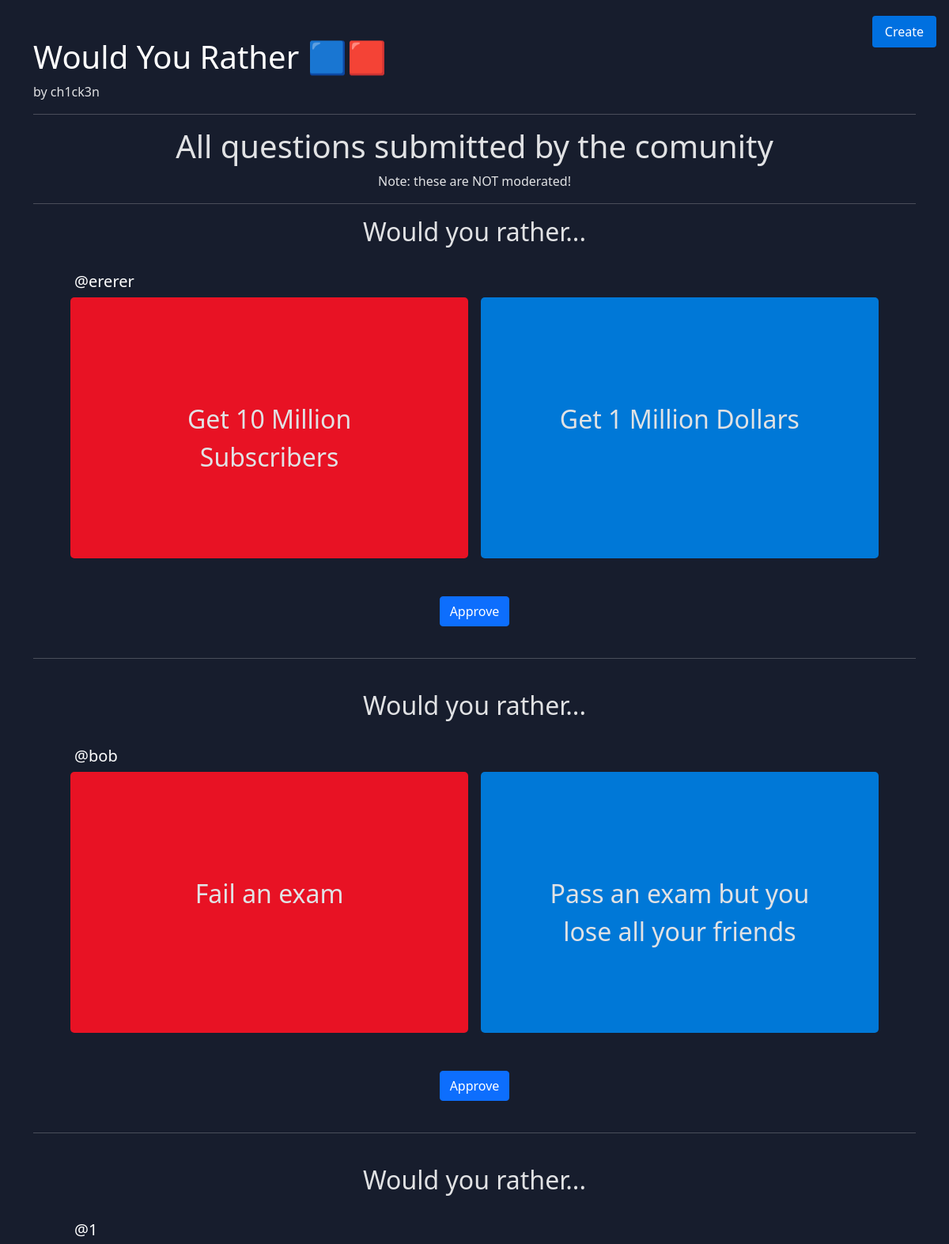
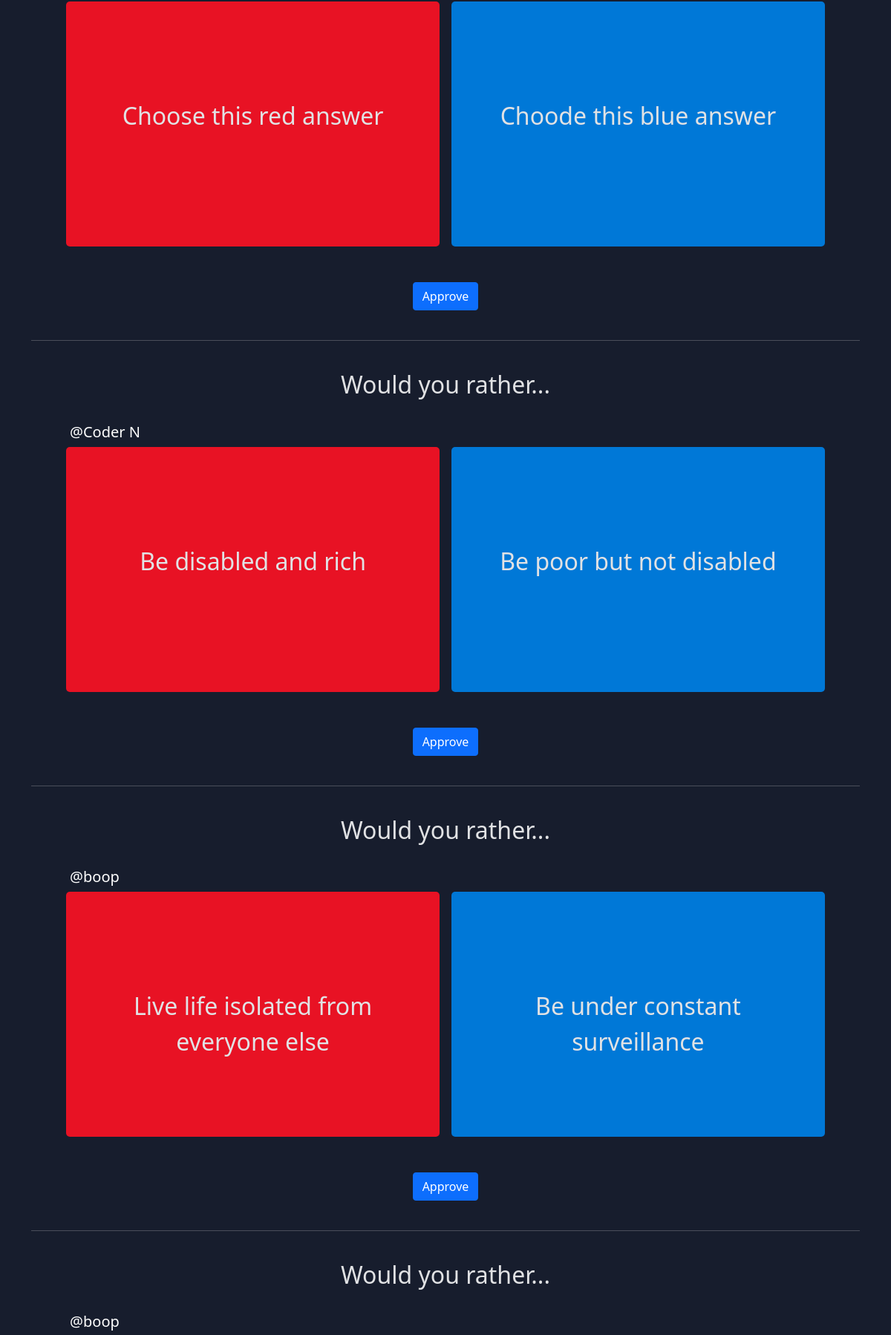
/all/ (signed in, upper part), run on the app's committed database (2 pictures, top to bottom).
### wyr/models.py (models this page shows)
class Question(models.Model):
    left = models.CharField(default="Question missing!", max_length=500)
    right = models.CharField(default="Question missing!", max_length=500)
    owner = models.CharField(default="ch1ck3n", max_length=100)
    votes = models.IntegerField(default=0)
    vt_l = models.IntegerField(default=0)
    vt_r = models.IntegerField(default=0)
    vt_l2 = models.IntegerField(default=0)
    vt_r2 = models.IntegerField(default=0)
    q_id = models.IntegerField(default=1)
    approved = models.BooleanField(default=False)
    pub_data = models.CharField(max_length=100, default="2021-04-09")

### wyr/views.py (the view)
# urls.py: path("all/", views.all, name="all"),
def all(request):
    if request.user.is_authenticated != True:
        return HttpResponseRedirect(reverse("login"))
    return render(request, "all.html",
                  {"questions": Question.objects.all().order_by('-q_id')[:20]})

### wyr/templates/all.html (shortened to what this page needs)
{% extends "base.html" %}
{% load static %}
{% block body %}
  <center>
    <h1>All questions submitted by the comunity</h1>
    Note: these are NOT moderated!
    <hr>
    {% for question in questions %}
    <h2>Would you rather...</h2><br>
    </center>
    <h5>&nbsp&nbsp&nbsp&nbsp&nbsp&nbsp&nbsp&nbsp&nbsp&nbsp<a href="/@{{ question.owner }}" class="link" id="q_owner">@{{ question.owner }}</a></h5>
    <center>
  <div class="wyr">
    <div class="red box" onClick="voter.vote({{ question.id }}, 'left', this)"><span>{{ question.left }}</span></div>&nbsp&nbsp&nbsp&nbsp
    <div class="blue box" onClick="voter.vote({{ question.id }}, 'right', this)"><span>{{ question.right }}</span></div>
  </div>
    {% if question.approved == False %}
      {% if user.username == "ch1ck3n" %}
        <br><br><a class="btn btn-primary" href="/api/question/approve?id={{ question.q_id }}">Approve</a>
      {% endif %}
    {% endif %}
    <br><br><hr><br>
    {% endfor %}
    </center>
{% endblock %}

### wyr/templates/base.html (shortened to what this page needs)
{% load static %}
<!DOCTYPE html>
<html lang="en">
<head>
	<link href="https://cdn.jsdelivr.net/npm/bootstrap@5.0.0-beta3/dist/css/bootstrap.min.css" rel="stylesheet">
  <link rel="stylesheet" href="{% static 'style.css' %}">
	<body>
    {% if user.is_authenticated %}
    <a class ="create" href ="{% url 'create' %}">Create</a>
    {% endif %}
		<div class="container" id="realcontent">
      <br><br>
      <a class="link" href="{% url 'index' %}"><h1>Would You Rather 🟦🟥</h1></a><p class="float-right">by ch1ck3n</p><hr>
      {% block body %}
      {% endblock %}
		</div>
	</body>
</html>

### wyr/static/style.css (style rules this page uses)
:root { --text-color: black; --bg-color: white; --primary-color: #0070E0; --code-snippet-text: #C10000; --code-snippet-highlight: #FFEDED; --dark-grey200: #21242C; --dark-grey300: rgb(33,36,44,0.64); --light-grey400: #E4E4E4; --light-grey500: #F1F1F1; --light-grey600: #F8F8F8; --spacing-half: 4px; --spacing-1: 8px; --spacing-2: 16px; --spacing-3: 24px; --spacing-4: 32px; --spacing-5: 40px; --spacing-6: 48px; --spacing-7: 56px; --spacing-8: 64px; }
body { background-color: #171D2D; overflow: visible !important; color: #E1E2E4; }
.blue { background-color: #0078D7; }
.red { background-color: #E81224; }
.wyr { display: flex; justify-content: center; }
.box { width: 45%; height: 300px; border-radius: 5px; padding-top: 130px; padding-bottom: 200px; cursor: pointer; transition: 0.1s; padding-left: 5%; padding-right: 5%; }
.box span { font-size: 200%; }
.link { cursor: pointer; color: white; transition: 0.2s; text-decoration:none; }
.create { padding: 8px 16px; background-color: #0070E0; border-radius: 4px; font-weight: 500; text-decoration: none; color: white; transition: .2s opacity ease-in-out; position: fixed; top: 1.25em; right: 1em; margin: 0; }
#realcontent { transition: 0.2s; opacity: 0; }

### data on the page
Question: owner "ererer", left "Get 10 Million Subscribers", right "Get 1 Million Dollars"
Question: owner "bob", left "Fail an exam", right "Pass an exam but you lose all your friends"
Question: owner "1", left "Choose this red answer", right "Choode this blue answer"
Question: owner "Coder N", left "Be disabled and rich", right "Be poor but not disabled"
Question: owner "boop", left "Live life isolated from everyone else", right "Be under constant surveillance"
Question: owner "boop"
